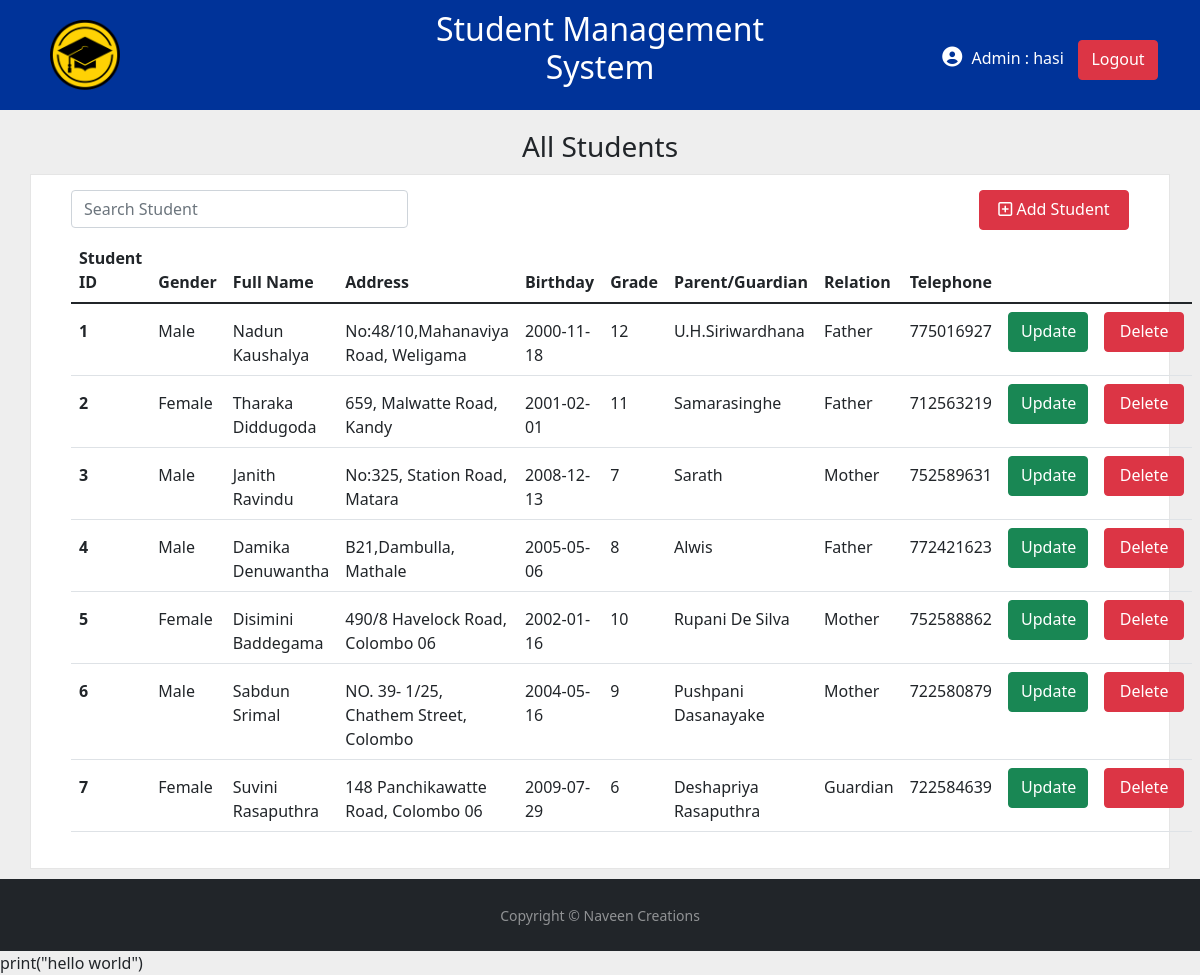
The page /index.php (signed in) on the database its author committed.
### tables this page shows
CREATE TABLE `student` (
  `student_id` int(100) NOT NULL,
  `gender` varchar(10) NOT NULL,
  `first_name` varchar(50) NOT NULL,
  `last_name` varchar(50) NOT NULL,
  `address` varchar(100) NOT NULL,
  `city` varchar(40) NOT NULL,
  `birthday` date NOT NULL,
  `grade` int(2) NOT NULL,
  `guardian` varchar(60) NOT NULL,
  `relation` varchar(20) NOT NULL,
  `telephone_num` int(15) NOT NULL
);

### studentprocess.php (called while the page is built)
<?php
include 'dbconnection.php';
$sql = "SELECT * FROM student ORDER BY student_id ASC";
$result = mysqli_query($conn, $sql);

### index.php (the view, shortened to what this page needs)
<!DOCTYPE html>
<?php
if(isset($_SESSION['id']) && isset($_SESSION['username'])){
?>
<?php include 'studentprocess.php'; ?>
<html>
    <head>
        <link href="css/style.css" rel="stylesheet" type="text/css"/>
        <link href="css/studentstyle.css" rel="stylesheet" type="text/css"/>
        <link href="https://cdn.jsdelivr.net/npm/bootstrap@5.1.3/dist/css/bootstrap.min.css" rel="stylesheet">
    </head>
    <body>
        <header>
            <div class="container">
                    <div class="row">
                        <div class="col-sm-4"  style="padding: 20px;">
                            <img src="images/logo.png" alt="logo" width="70px"/>
                        </div>
                        <div class="col-sm-4" style="text-align: center; color: white; padding: 10px;">
                            <h2>Student Management System</h2>
                        </div>
                        <div class="col-sm-4" style="text-align: right; color: white; padding-top: 40px;">
                            <i class='fas fa-user-circle' style='font-size:20px; padding-right: 5px;'></i>
                            <a style="padding-right: 10px;">Admin : <?php echo $_SESSION['admin_name']; ?></a>
                            <a class="btn btn-danger" style="width:80px; height: 40px;" href="logout.php" role="button">Logout</a>
                        </div>
                    </div>
            </div>
        </header>
            <div class="facname" style="text-align:center; padding-top: 20px;">
                <h3>All Students</h3>
            </div>
            <div class="student-table">
            <div class="row">
                <div class="col-md-4">
                    <div class="form-group" style="padding-bottom:10px;">
                        <input type="text" id="userinput" placeholder="Search Student" class="form-control">
                    </div>
                </div>
                <div class="col-md-4"></div>
                <div class="col-md-4">
                        <div class="headbutton" style="text-align: right;">
                            <a type="submit" href="addstudent.php" class="btn btn-danger" style="width: 150px; height: 40px;">
                                <i class="far fa-plus-square"></i>
                                Add Student
                            </a>
                        </div>
                </div>
            </div>
            <?php if(mysqli_num_rows($result)){ ?>
            <table class="table table-hover">
                <thead>
                  <tr>
                    <th scope="col">Student ID</th>
                    <th scope="col">Gender</th>
                    <th scope="col">Full Name</th>
                    <th scope="col">Address</th>
                    <th scope="col">Birthday</th>
                    <th scope="col">Grade</th>
                    <th scope="col">Parent/Guardian</th>
                    <th scope="col">Relation</th>
                    <th scope="col">Telephone</th>
                  </tr>
                </thead>
                <tbody id="studenttable">
                  <?php
                    while($rows = mysqli_fetch_assoc($result)){
                  ?>
                  <tr>
                    <th scope="row" style="padding-top:15px;"><?php echo $rows['student_id'];?></th>
                    <td style="padding-top:15px;"><?php echo $rows['gender'];?></td>
                    <td style="padding-top:15px;"><?php echo $rows['first_name'];?> <?php echo $rows['last_name'];?></td>
                    <td style="padding-top:15px;"><?php echo $rows['address'];?>, <?php echo $rows['city'];?></td>
                    <td style="padding-top:15px;"><?php echo $rows['birthday'];?></td>
                    <td style="padding-top:15px;"><?php echo $rows['grade'];?></td>
                    <td style="padding-top:15px;"><?php echo $rows['guardian'];?></td>
                    <td style="padding-top:15px;"><?php echo $rows['relation'];?></td>
                    <td style="padding-top:15px;"><?php echo $rows['telephone_num'];?></td>
                    <td><a type="button" class="btn btn-success" style="width: 80px; height: 40px;" href="stdupdate.php?id=<?=$rows['student_id']?>">Update</a></td>
                    <td><a type="button" class="btn btn-danger" style="width: 80px; height: 40px;" href="stddelete.php?id=<?=$rows['student_id']?>">Delete</a></td>
                  </tr>
                  <?php }?>
                </tbody>
            </table>
                <?php }?>
            </div>
        <?php include 'footer.php';?>
    </body>
</html>
<?php
}else{
    header("Location: login.php");
                    exit();
}
?>

### footer.php
<footer id="sticky-footer" class="flex-shrink-0 py-4 bg-dark text-white-50">
    <div class="container text-center" style="">
      <small>Copyright &copy; Naveen Creations</small>
    </div>
</footer>

### css/style.css (style rules this page uses)
header { background-color: #003399; }
.btn { width: 300px; height: 100px; }

### css/studentstyle.css (style rules this page uses)
.student-table { max-width: 95%; margin: 0 auto; background-color: #fff; padding: 15px 40px 20px; border: 1px solid #e5e5e5; margin-top: 10px; margin-bottom: 10px; }

### index.php (style rules this page uses)
body { background-color: #eee; }

### rows shown on the page
student: student_id "1", gender "Male", first_name "Nadun", last_name "Kaushalya", address "No:48/10,Mahanaviya Road", city "Weligama", birthday "2000-11-18", grade "12", guardian "U.H.Siriwardhana", relation "Father", telephone_num "775016927"
student: student_id "2", gender "Female", first_name "Tharaka", last_name "Diddugoda", address "659, Malwatte Road", city "Kandy", birthday "2001-02-01", grade "11", guardian "Samarasinghe", relation "Father", telephone_num "712563219"
student: student_id "3", gender "Male", first_name "Janith", last_name "Ravindu", address "No:325, Station Road", city "Matara", birthday "2008-12-13", grade "7", guardian "Sarath", relation "Mother", telephone_num "752589631"
student: student_id "4", gender "Male", first_name "Damika", last_name "Denuwantha", address "B21,Dambulla", city "Mathale", birthday "2005-05-06", grade "8", guardian "Alwis", relation "Father", telephone_num "772421623"
student: student_id "5", gender "Female", first_name "Disimini", last_name "Baddegama", address "490/8 Havelock Road", city "Colombo 06", birthday "2002-01-16", grade "10", guardian "Rupani De Silva", relation "Mother", telephone_num "752588862"
student: student_id "6", gender "Male", first_name "Sabdun", last_name "Srimal", address "NO. 39- 1/25, Chathem Street", city "Colombo", birthday "2004-05-16", grade "9", guardian "Pushpani Dasanayake", relation "Mother", telephone_num "722580879"
student: student_id "7", gender "Female", first_name "Suvini", last_name "Rasaputhra", address "148 Panchikawatte Road", city "Colombo 06", birthday "2009-07-29", grade "6", guardian "Deshapriya Rasaputhra", relation "Guardian", telephone_num "722584639"

### other values the page prints
$_SESSION['admin_name'] "hasi"
